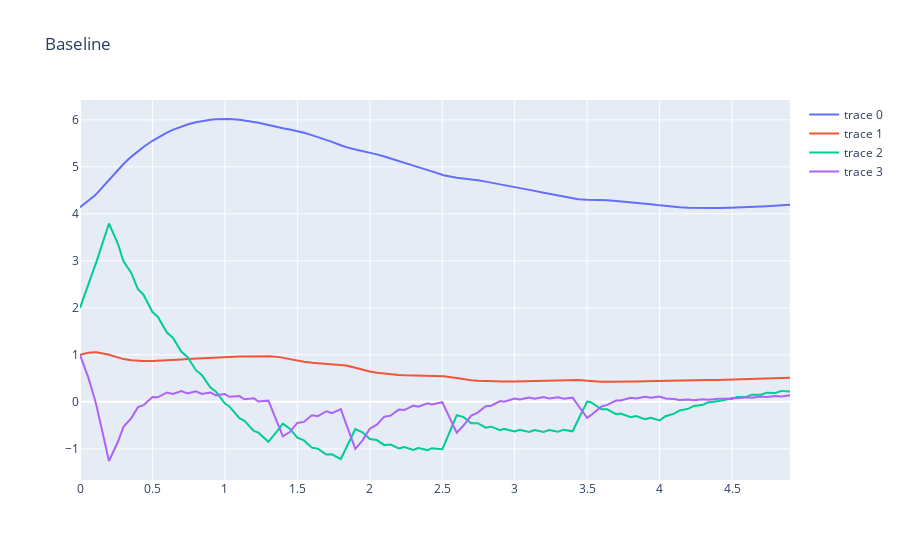

The code cell stored with this chart in its notebook:
### Code cell
ctrl = controllers.get_limited_lookahead_controller(get_value_function(online_horizon)[0],
                                                    vf_approx,
                                                    dt_sim*N)
x_traj_sim, t_traj_sim = controllers.sim_ctrl(x0, vf.u_dim[0], sys.dx,
                                              ctrl, dt_sim, N, integration_mode=integration_mode)
controllers.plot_sim(t_traj_sim, x_traj_sim, "Baseline").show()
